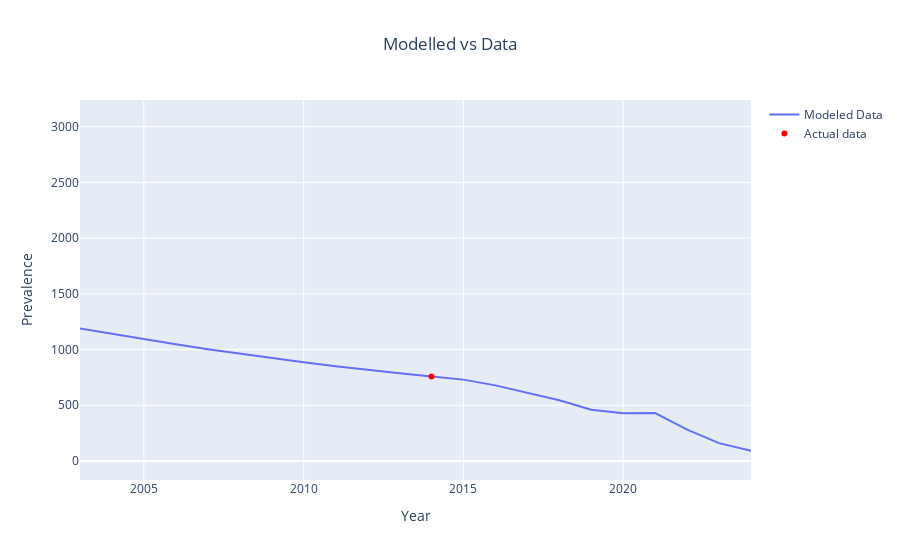

Write notebook code for a chart like this one.
### Code cell
plot = plot_model_vs_actual(
    outs, all_targets['prevalence'], "prevalence", "Prevalence", "Modelled vs Data", "Actual data"
)

plot.update_xaxes(range=[2003, 2024])
plot
#display_plot(plot, f"{file_prefix}_prev_opt", "svg")

### Figure 1 — Plotly figure (JSON) as saved in the notebook; plotly's stock layout.template omitted (floating-point values rounded to 4 significant figures; data arrays with more than 128 entries replaced by an {"elided": "..."} marker saying what was removed)
{"data": [{"mode": "lines", "name": "Modeled Data", "type": "scatter", "x": {"elided": "216 int values"}, "y": {"elided": "216 float values"}}, {"marker": {"color": "red"}, "mode": "markers", "name": "Actual data", "type": "scatter", "x": [2014], "y": [759.1]}], "layout": {"title": {"text": "Modelled vs Data", "x": 0.5}, "xaxis": {"range": [2003, 2024], "title": {"text": "Year"}}, "yaxis": {"title": {"text": "Prevalence"}}}}
